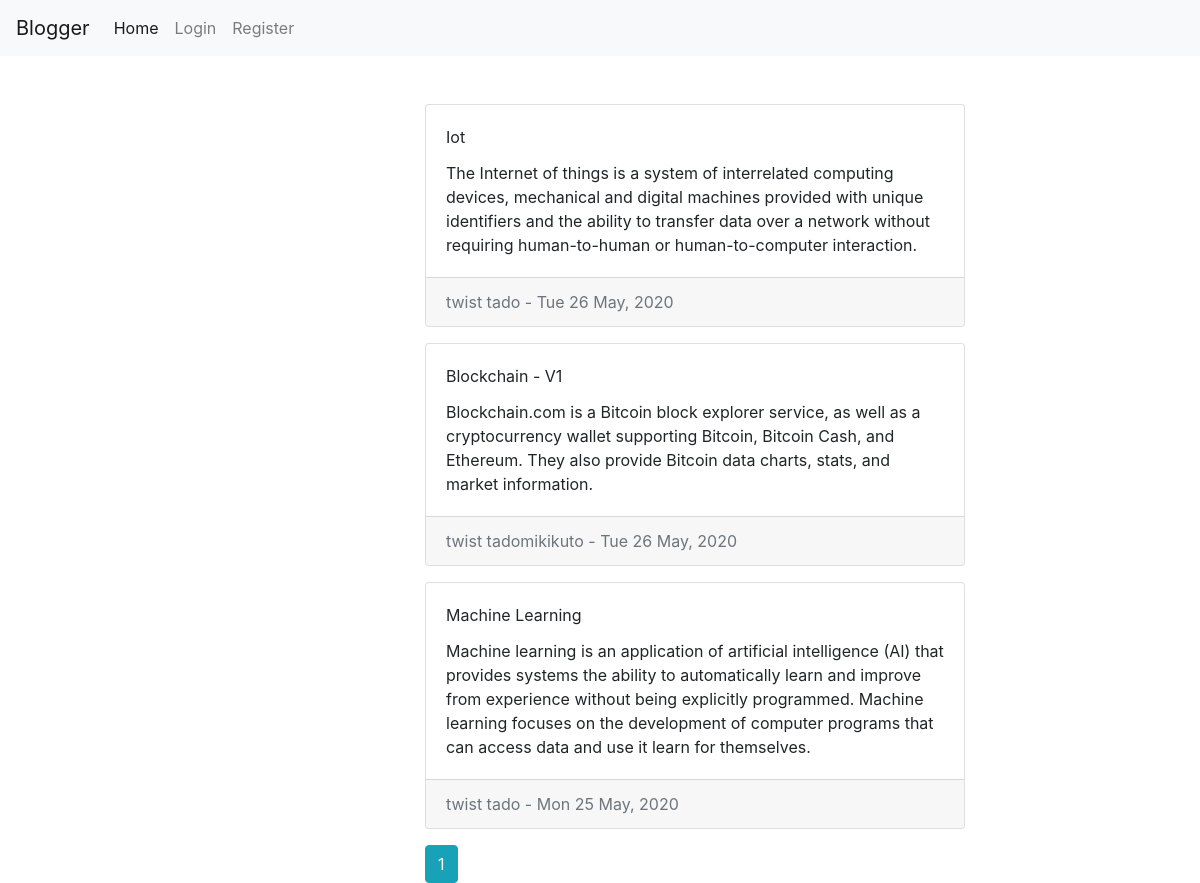
The page /home on the database its author committed.
### blog_app/model.py (models this page shows, shortened)
class Blog(db.Model):
    id = db.Column(db.INTEGER, primary_key=True, autoincrement=True)
    title = db.Column(db.TEXT, nullable=False)
    content = db.Column(db.TEXT, nullable=False)
    date_posted = db.Column(db.DATETIME, nullable=False, default=datetime.utcnow())
    author = db.Column(db.INTEGER, db.ForeignKey('users.id'), nullable=False)

class Users(db.Model, UserMixin):
    id = db.Column(db.INTEGER, primary_key=True, autoincrement=True)
    name = db.Column(db.String(50), nullable=False)
    email = db.Column(db.TEXT, nullable=False, unique=True)
    password = db.Column(db.TEXT, nullable=True)
    date_created = db.Column(db.DATETIME, nullable=False, default=datetime.utcnow())
    blog = db.relationship('Blog', backref='writer', lazy=True)

### blog_app/users.py (the view)
@app.route('/', methods=['GET'])
@app.route('/home', methods=['GET'])
def home():
    page = request.args.get('page', type=int, default=1)
    blogs = Blog.query.order_by(Blog.date_posted.desc()).paginate(page=page, per_page=5)
    return render_template('user/home.html', blogs=blogs)

### blog_app/templates/user/home.html (shortened to what this page needs)
{% extends('base.html') %}
{% block content %}
    <div>
        {% for blog in blogs.items %}
            <div class="card mb-3">
                <div class="card-body">
                    <div class="card-title text-capitalize">{{ blog.title }}</div>
                    <div class="card-text">
                        {{ blog.content }}
                    </div>
                </div>
                <div class="card-footer text-muted d-flex justify-content-between">
                    <div>{{ blog.writer.name }} - <time>{{ blog.date_posted.strftime('%a %d %b, %Y') }}</time></div>
                </div>
            </div>
        {% endfor %}
        {% for page_num in blogs.iter_pages() %}
            {% if page_num %}
                {% if blogs.page == page_num %}
                    <a class="btn btn-info" href="{{ url_for('home', page=page_num) }}">{{ page_num }}</a>
                {% else %}
                    <a class="btn btn-outline-info" href="{{ url_for('home', page=page_num) }}">{{ page_num }}</a>
                {% endif %}
            {% endif %}
        {% endfor %}
    </div>
{% endblock %}

### rows shown on the page
Blog: title "Iot", content "The Internet of things is a system of interrelated computing devices, mechanical and digital machines provided with unique identifiers and the ability to transfer data over a network without requiring human-to-human or human-to-computer interaction.", writer.name "twist tado", date_posted "Tue 26 May, 2020"
Blog: title "Blockchain - V1", content "Blockchain.com is a Bitcoin block explorer service, as well as a cryptocurrency wallet supporting Bitcoin, Bitcoin Cash, and Ethereum. They also provide Bitcoin data charts, stats, and market information.", writer.name "twist tadomikikuto", date_posted "Tue 26 May, 2020"
Blog: title "Machine Learning", content "Machine learning is an application of artificial intelligence (AI) that provides systems the ability to automatically learn and improve from experience without being explicitly programmed. Machine learning focuses on the development of computer programs that can access data and use it learn for themselves.", writer.name "twist tado", date_posted "Mon 25 May, 2020"

### other values the page prints
{{ page_num }} "1"
